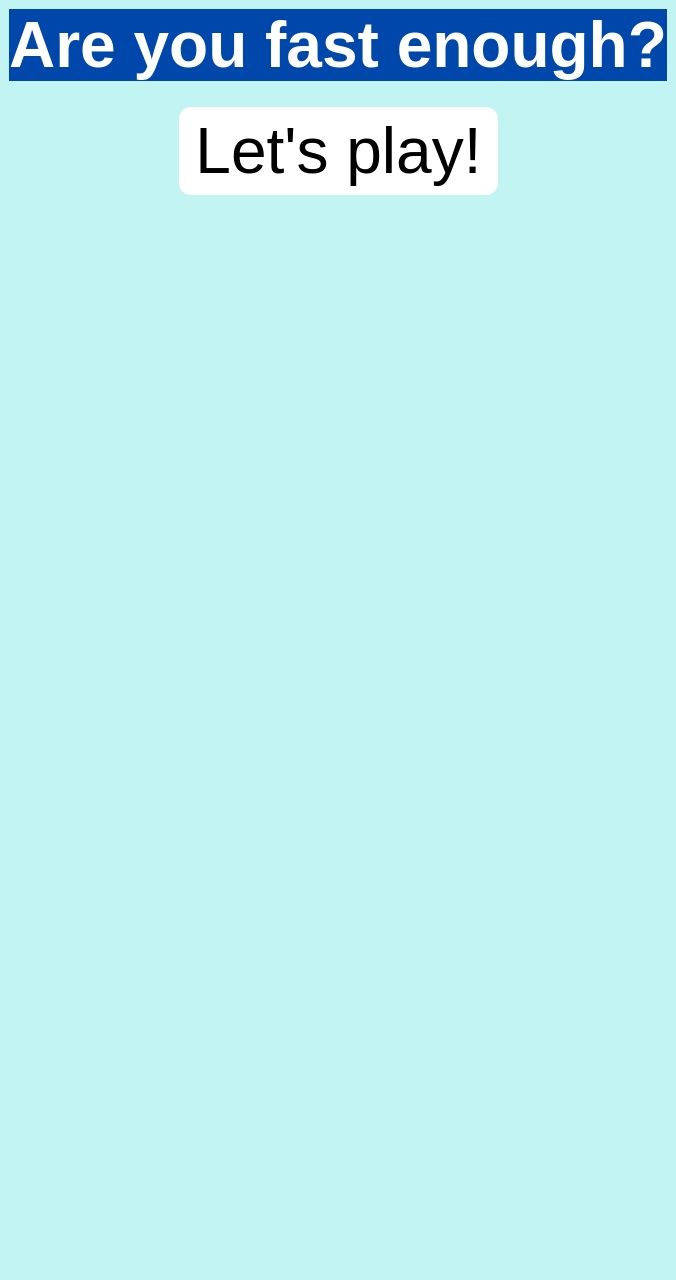
<?xml version="1.0" encoding="UTF-8"?>
<ui version="4.0">
    <class>SplashWindow</class>
    <widget class="QMainWindow" name="SplashWindow">
        <property name="geometry">
            <rect>
                <x>0</x>
                <y>0</y>
                <width>640</width>
                <height>1280</height>
            </rect>
        </property>
        <property name="minimumWidth">
            <number>640</number>
        </property>
        <property name="maximumWidth">
            <number>640</number>
        </property>
        <property name="windowTitle">
            <string>Angry Granny</string>
        </property>
        <property name="styleSheet">
            <string notr="true">QMainWindow#SplashWindow { background-color: #C2F4F4; }</string>
        </property>
        <widget class="QWidget" name="centralwidget">
            <layout class="QVBoxLayout" name="verticalLayout">
                <property name="spacing">
                    <number>0</number>
                </property>
                <property name="contentsMargins">
                    <rect>
                        <x>0</x>
                        <y>0</y>
                        <width>0</width>
                        <height>0</height>
                    </rect>
                </property>
                <item>
                    <widget class="QLabel" name="labelAreYouFast">
                        <property name="text">
                            <string>Are you fast enough?</string>
                        </property>
                        <property name="alignment">
                            <set>Qt::AlignCenter</set>
                        </property>
                        <property name="font">
                            <font>
                                <pointsize>48</pointsize>
                            </font>
                        </property>
                        <property name="styleSheet">
                            <string notr="true">
                                QLabel#labelAreYouFast {
                                color: white;
                                background-color: #0047AB;
                                font-weight: bold;
                                }
                            </string>
                        </property>
                    </widget>
                </item>
                <item>
                    <widget class="QLabel" name="labelSplashImage">
                        <property name="alignment">
                            <set>Qt::AlignCenter</set>
                        </property>
                        <property name="pixmap">
                            <pixmap>assets/super_granny.png</pixmap>
                        </property>
                        <property name="scaledContents">
                            <bool>false</bool>
                        </property>
                    </widget>
                </item>
                <item>
                <spacer name="betweenImageAndButtonSpacer">
                    <property name="orientation">
                        <enum>Qt::Vertical</enum>
                    </property>
                    <property name="sizeType">
                        <enum>QSizePolicy::Fixed</enum>
                    </property>
                    <property name="sizeHint" stdset="0">
                        <size>
                            <width>20</width>
                            <height>12</height>
                        </size>
                    </property>
                </spacer>
            </item>
                <item>
                    <layout class="QHBoxLayout" name="playButtonLayout">
                        <item>
                            <spacer name="playButtonLeftSpacer">
                                <property name="orientation">
                                    <enum>Qt::Horizontal</enum>
                                </property>
                                <property name="sizeHint" stdset="0">
                                    <size>
                                        <width>40</width>
                                        <height>20</height>
                                    </size>
                                </property>
                            </spacer>
                        </item>
                        <item>
                            <widget class="QPushButton" name="btnLetsPlay">
                                <property name="sizePolicy">
                                    <sizepolicy hsizetype="Fixed" vsizetype="Fixed">
                                        <horstretch>0</horstretch>
                                        <verstretch>0</verstretch>
                                    </sizepolicy>
                                </property>
                                <property name="text">
                                    <string>Let&apos;s play!</string>
                                </property>
                                <property name="minimumHeight">
                                    <number>48</number>
                                </property>
                                <property name="font">
                                    <font>
                                        <pointsize>48</pointsize>
                                    </font>
                                </property>
                                <property name="styleSheet">
                                    <string notr="true">
                                        QPushButton#btnLetsPlay {
                                        border-radius: 12px;
                                        padding: 8px 16px;
                                        background-color: #FFFFFF;
                                        }
                                    </string>
                                </property>
                            </widget>
                        </item>
                        <item>
                            <spacer name="playButtonRightSpacer">
                                <property name="orientation">
                                    <enum>Qt::Horizontal</enum>
                                </property>
                                <property name="sizeHint" stdset="0">
                                    <size>
                                        <width>40</width>
                                        <height>20</height>
                                    </size>
                                </property>
                            </spacer>
                        </item>
                    </layout>
                </item>
                <item>
                    <spacer name="bottomSpacer">
                        <property name="orientation">
                            <enum>Qt::Vertical</enum>
                        </property>
                        <property name="sizeType">
                            <enum>QSizePolicy::Expanding</enum>
                        </property>
                        <property name="sizeHint" stdset="0">
                            <size>
                                <width>20</width>
                                <height>0</height>
                            </size>
                        </property>
                    </spacer>
                </item>
            </layout>
        </widget>
    </widget>
    <resources/>
    <connections/>
</ui>
